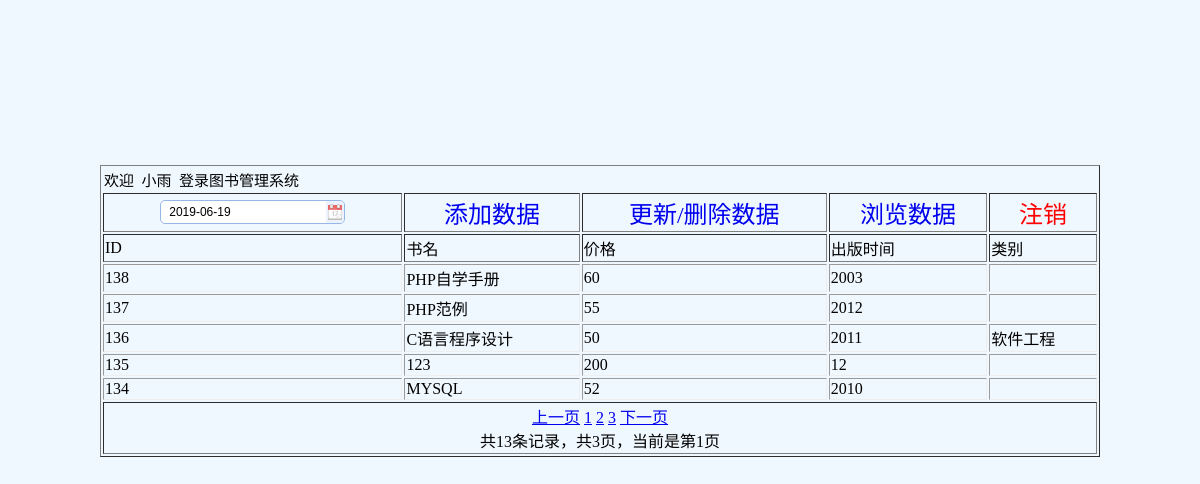
/select.php (signed in), run on the app's committed database.
### tables this page shows
CREATE TABLE IF NOT EXISTS `assmes` (
  `id` int(255) NOT NULL AUTO_INCREMENT,
  `name` char(255) DEFAULT NULL,
  `price` varchar(255) NOT NULL,
  `time` int(255) NOT NULL,
  `class` char(255) DEFAULT NULL,
  PRIMARY KEY (`id`)
);

### select.php (the view, shortened to what this page needs)
<link rel="stylesheet" type="text/css" href="./EASY_UI/themes/default/easyui.css"/>
<link rel="stylesheet" type="text/css" href="./EASY_UI/themes/icon.css"/>
<body bgcolor="#f0f8ff">
<form action="update.php" method="POST" style="position: relative;top: 20%">
    <table border="1" style="width:1000px;" align="center">
        <tr style="border: 0"><td colspan="6" style="border: 0"><marquee><span style="font-size: 15px;color:black;">欢迎&nbsp;
                        <?php
                        include_once("./conn.php");
                        if(!isset($_SESSION['name'])){
                            echo "<script>alert('没有访问权限，请先进行登陆！');location.href='index.php';</script>";
                        }
                        else{$name=$_SESSION['name']; echo urldecode($name); }?>
                        &nbsp;登录图书管理系统</span></marquee></td></tr>
        <tr>
            <td align="center" colspan="1"><font size="5px"/><input type="text" class="easyui-datebox"  value="<?php echo date("Y/m/d");?>"></td>
            <td align="center" colspan="1"><a href="insert.php" style="text-decoration: none"><font size="5px"/>添加数据</a></td>
            <td align="center" colspan="1"><a href="update.php" style="text-decoration: none"><font size="5px"/>更新/删除数据</a></td>
            <td align="center" colspan="1"><a href="select.php" style="text-decoration: none"><font size="5px"/>浏览数据</a></td>
            <td align="center" colspan="1"><a href="empty.php?name=$name" style="text-decoration: none" onclick='return con();'><font size="5px" color="red"/>注销</a></td>
        </tr>
        <tr>
            <td>ID</td>
            <td>书名</td>
            <td>价格</td>
            <td>出版时间</td>
            <td>类别</td>
        </tr>
        <?php
        include_once("./page.php");
        $page_size=5;
        if(isset($_GET["page_current"]))
        {
            $page_current=$_GET["page_current"];
        }
        else
        {
            $page_current=1;
        }
        $start=($page_current-1)*$page_size;
        if($link)
        {
            $result_sql="select * from assmes order by id desc LIMIT $start,$page_size";
            $result=mysqli_query($link,$result_sql);
            while($mestable=mysqli_fetch_array($result,MYSQLI_ASSOC))
            {
                echo "<tr style='border: 0'><td>".$mestable['id']."</td>";
                echo "<td>".$mestable['name']."</td>";
                echo "<td>".$mestable['price']."</td>";
                echo "<td>".$mestable['time']."</td>";
                echo "<td>".$mestable['class']."</td>";
                echo "</tr>";
            }
            echo "<tr><td colspan='6' align='center'>";
        }
        else{
            echo "<script>alert('连接数据库失败');</script>";
        }
        ?>
        </td></tr></table></form>

### data on the page
assmes: id "138", name "PHP自学手册", price "60", time "2003"
assmes: id "137", name "PHP范例", price "55", time "2012"
assmes: id "136", name "C语言程序设计", price "50", time "2011", class "软件工程"
assmes: id "135", name "123", price "200", time "12"
assmes: id "134", name "MYSQL", price "52", time "2010"

### other printed values
urldecode($name) "小雨"
$j "1"
$j "2"
$j "3"
$navigator "共13条记录，共3页，当前是第1页"
